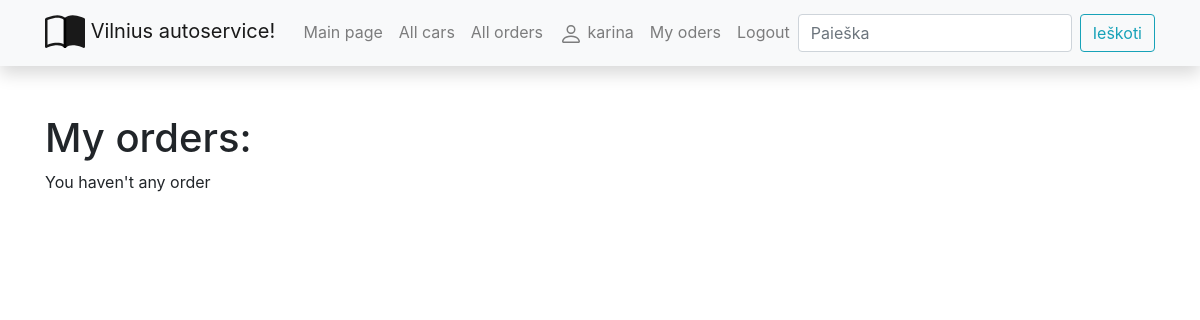
Before: /autoservisas/myorders/ (signed in) with the older database file.
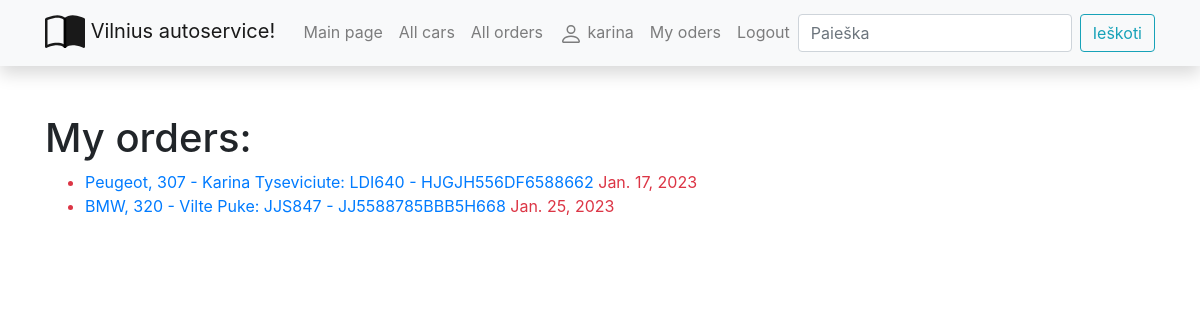
After: the same page with the newer database file.
### autoservisas/models.py (models this page shows, shortened)
class Order(models.Model):
    date = models.DateTimeField('Date', null=True, blank=True)
    suma = models.FloatField('Sum', help_text='Enter a sum of order')
    car = models.ForeignKey('Car', on_delete=models.SET_NULL, null=True)
    returne = models.DateField('Return for client', null=True, blank=True)
    LOAN_STATUS = (
        ('a', 'administrative'),
        ('r', 'repair'),
        ('e', 'repaired'),
        ('g', 'given away')
    )
    status = models.CharField(
        max_length=1,
        choices=LOAN_STATUS,
        blank=True,
        default='a',
        help_text='Status'
    )
    owner = models.ForeignKey(User, on_delete=models.SET_NULL, null=True, blank=True)
    @property
    def is_overreturne(self):
        if self.returne and date.today() > self.returne:
            return True
        return False
    class Meta:
        verbose_name = "Order"
        verbose_name_plural = "Orders"

class Car(models.Model):
    valst_nr = models.CharField('Number', max_length=6, help_text='Enter the country registration number')
    vin_code = models.CharField('VIN_code', max_length=17, help_text='Enter a VIN code')
    client = models.CharField('Client', max_length=200, help_text='Enter client name and last name')
    description = HTMLField(default='Cia yra automobilio aprasymas')
    automodel = models.ForeignKey('AutoModel', on_delete=models.SET_NULL, null=True)
    cover = models.ImageField('Photo', upload_to='covers', null=True)
    class Meta:
        verbose_name = "Car"
        verbose_name_plural = "Cars"
    def __str__(self):
        return f"{self.automodel} - {self.client}: {self.valst_nr} - {self.vin_code}"

class AutoModel(models.Model):
    make = models.CharField('Make name', max_length=50, help_text='Enter a car make')
    model = models.CharField('Model name', max_length=50, help_text='Enter a car model')
    class Meta:
        verbose_name = "Automodel"
        verbose_name_plural = "Automodels"
    def __str__(self):
        return f"{self.make}, {self.model}"

### autoservisas/views.py (the view)
# urls.py: path("myorders/", views.LoanedOrderByUserListView.as_view(), name="my-ordered"),
class LoanedOrderByUserListView(LoginRequiredMixin, generic.ListView):
    model = Order
    template_name = 'client_orders.html'
    def get_queryset(self):
        return Order.objects.filter(owner=self.request.user)

### autoservisas/templates/client_orders.html
{% extends "base.html" %}
{% block content %}
<h1>My orders: </h1>
{% if order_list %}
<ul>
    {% for order in order_list %}
    <li class="{% if order.is_overreturne %}text-danger{% endif %}">
        <a href="{% url 'order-detail' order.pk %}"> {{ order.car }}</a>
        {{ order.returne }}
    </li>
    {% endfor %}
</ul>
{% else %}
<p>You haven't any order</p>
{% endif %}
{% endblock %}

Changed rows visible on the page:
now on this page (row edited): Order: car "Peugeot, 307 - Karina Tyseviciute: LDI640 - HJGJH556DF6588662", returne "Jan. 17, 2023"
now on this page (row edited): Order: car "BMW, 320 - Vilte Puke: JJS847 - JJ5588785BBB5H668", returne "Jan. 25, 2023"
Other visible differences:
text no longer shown: "You haven't any order"
